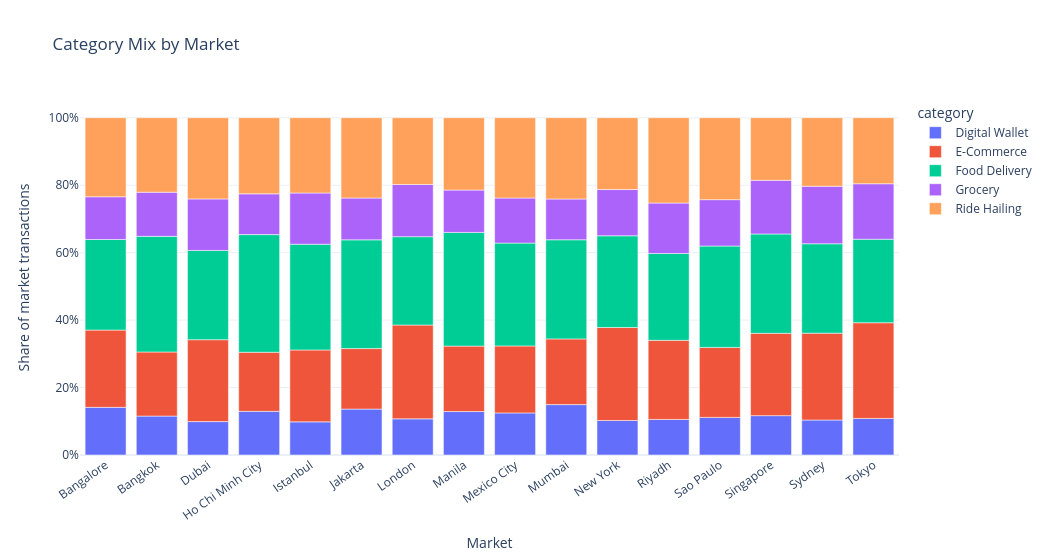

Notebook code for this chart:
### Code cell
market_category_mix = (
    market_category_day_features.groupby(["market_name", "category"], as_index=False)
    .agg(transactions=("transactions", "sum"))
)
market_category_mix["market_category_share"] = market_category_mix["transactions"] / market_category_mix.groupby("market_name")["transactions"].transform("sum")

fig = px.bar(
    market_category_mix,
    x="market_name",
    y="market_category_share",
    color="category",
    title="Category Mix by Market",
    labels={"market_name": "Market", "market_category_share": "Share of market transactions"},
)
fig.update_layout(xaxis_tickangle=-35, yaxis_tickformat=".0%")
fig.show()

### Figure 1 — Plotly figure (JSON) as saved in the notebook; plotly's stock layout.template omitted (floating-point values rounded to 4 significant figures)
{"data": [{"hovertemplate": "category=Digital Wallet<br>Market=%{x}<br>Share of market transactions=%{y}<extra></extra>", "legendgroup": "Digital Wallet", "marker": {"color": "#636efa", "pattern": {"shape": ""}}, "name": "Digital Wallet", "orientation": "v", "showlegend": true, "textposition": "auto", "type": "bar", "x": ["Bangalore", "Bangkok", "Dubai", "Ho Chi Minh City", "Istanbul", "Jakarta", "London", "Manila", "Mexico City", "Mumbai", "New York", "Riyadh", "Sao Paulo", "Singapore", "Sydney", "Tokyo"], "xaxis": "x", "y": [0.1413, 0.1154, 0.09911, 0.1295, 0.09828, 0.1361, 0.1072, 0.1289, 0.1248, 0.1494, 0.1024, 0.1055, 0.1115, 0.1168, 0.1037, 0.1084], "yaxis": "y"}, {"hovertemplate": "category=E-Commerce<br>Market=%{x}<br>Share of market transactions=%{y}<extra></extra>", "legendgroup": "E-Commerce", "marker": {"color": "#EF553B", "pattern": {"shape": ""}}, "name": "E-Commerce", "orientation": "v", "showlegend": true, "textposition": "auto", "type": "bar", "x": ["Bangalore", "Bangkok", "Dubai", "Ho Chi Minh City", "Istanbul", "Jakarta", "London", "Manila", "Mexico City", "Mumbai", "New York", "Riyadh", "Sao Paulo", "Singapore", "Sydney", "Tokyo"], "xaxis": "x", "y": [0.2291, 0.1901, 0.2428, 0.1752, 0.2132, 0.1795, 0.2782, 0.194, 0.1987, 0.1948, 0.2756, 0.2345, 0.2076, 0.2441, 0.2575, 0.2838], "yaxis": "y"}, {"hovertemplate": "category=Food Delivery<br>Market=%{x}<br>Share of market transactions=%{y}<extra></extra>", "legendgroup": "Food Delivery", "marker": {"color": "#00cc96", "pattern": {"shape": ""}}, "name": "Food Delivery", "orientation": "v", "showlegend": true, "textposition": "auto", "type": "bar", "x": ["Bangalore", "Bangkok", "Dubai", "Ho Chi Minh City", "Istanbul", "Jakarta", "London", "Manila", "Mexico City", "Mumbai", "New York", "Riyadh", "Sao Paulo", "Singapore", "Sydney", "Tokyo"], "xaxis": "x", "y": [0.2685, 0.3429, 0.2647, 0.3488, 0.3136, 0.3224, 0.2619, 0.3371, 0.3049, 0.2939, 0.272, 0.2577, 0.3006, 0.2946, 0.2651, 0.2475], "yaxis": "y"}, {"hovertemplate": "category=Grocery<br>Market=%{x}<br>Share of market transactions=%{y}<extra></extra>", "legendgroup": "Grocery", "marker": {"color": "#ab63fa", "pattern": {"shape": ""}}, "name": "Grocery", "orientation": "v", "showlegend": true, "textposition": "auto", "type": "bar", "x": ["Bangalore", "Bangkok", "Dubai", "Ho Chi Minh City", "Istanbul", "Jakarta", "London", "Manila", "Mexico City", "Mumbai", "New York", "Riyadh", "Sao Paulo", "Singapore", "Sydney", "Tokyo"], "xaxis": "x", "y": [0.1268, 0.1309, 0.1526, 0.121, 0.1518, 0.124, 0.1548, 0.1256, 0.1336, 0.1209, 0.1371, 0.1495, 0.1375, 0.159, 0.1705, 0.1645], "yaxis": "y"}, {"hovertemplate": "category=Ride Hailing<br>Market=%{x}<br>Share of market transactions=%{y}<extra></extra>", "legendgroup": "Ride Hailing", "marker": {"color": "#FFA15A", "pattern": {"shape": ""}}, "name": "Ride Hailing", "orientation": "v", "showlegend": true, "textposition": "auto", "type": "bar", "x": ["Bangalore", "Bangkok", "Dubai", "Ho Chi Minh City", "Istanbul", "Jakarta", "London", "Manila", "Mexico City", "Mumbai", "New York", "Riyadh", "Sao Paulo", "Singapore", "Sydney", "Tokyo"], "xaxis": "x", "y": [0.2342, 0.2207, 0.2408, 0.2256, 0.2231, 0.238, 0.1979, 0.2144, 0.238, 0.241, 0.2129, 0.2529, 0.2428, 0.1856, 0.2031, 0.1957], "yaxis": "y"}], "layout": {"barmode": "relative", "height": 560, "legend": {"title": {"text": "category"}, "tracegroupgap": 0}, "title": {"text": "Category Mix by Market"}, "width": 1050, "xaxis": {"anchor": "y", "domain": [0, 1], "tickangle": -35, "title": {"text": "Market"}}, "yaxis": {"anchor": "x", "domain": [0, 1], "tickformat": ".0%", "title": {"text": "Share of market transactions"}}}}
